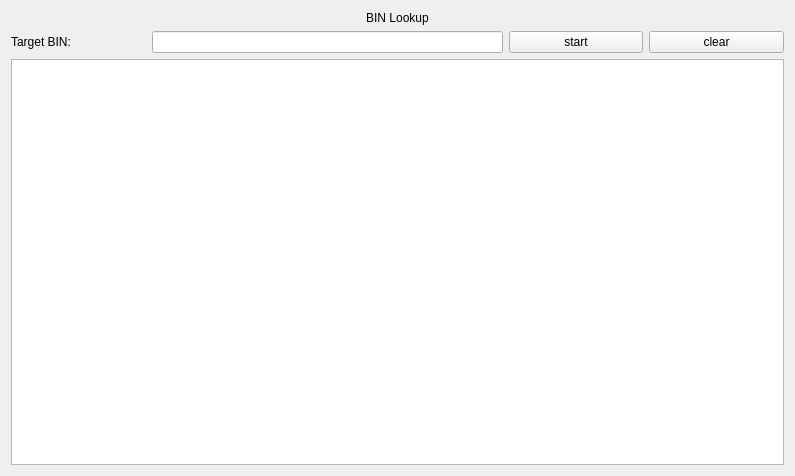
<?xml version="1.0" encoding="UTF-8"?>
<ui version="4.0">
 <class>BIN_LOOKUP_WIDGET</class>
 <widget class="QWidget" name="BIN_LOOKUP_WIDGET">
  <property name="geometry">
   <rect>
    <x>0</x>
    <y>0</y>
    <width>795</width>
    <height>476</height>
   </rect>
  </property>
  <property name="windowTitle">
   <string>Form</string>
  </property>
  <layout class="QGridLayout" name="gridLayout">
   <item row="1" column="2">
    <widget class="QPushButton" name="pushButton_start">
     <property name="text">
      <string>start</string>
     </property>
    </widget>
   </item>
   <item row="1" column="1">
    <widget class="QLineEdit" name="lineEdit_bin_input">
     <property name="maximumSize">
      <size>
       <width>351</width>
       <height>16777215</height>
      </size>
     </property>
    </widget>
   </item>
   <item row="2" column="0" colspan="4">
    <widget class="QTextBrowser" name="textBrowser_logConsole">
     <property name="minimumSize">
      <size>
       <width>0</width>
       <height>301</height>
      </size>
     </property>
    </widget>
   </item>
   <item row="1" column="3">
    <widget class="QPushButton" name="pushButton_clear">
     <property name="text">
      <string>clear</string>
     </property>
    </widget>
   </item>
   <item row="1" column="0">
    <widget class="QLabel" name="label_2">
     <property name="text">
      <string>Target BIN:</string>
     </property>
    </widget>
   </item>
   <item row="0" column="0" colspan="4">
    <widget class="QLabel" name="label">
     <property name="text">
      <string>&lt;html&gt;&lt;head/&gt;&lt;body&gt;&lt;p align=&quot;center&quot;&gt;BIN Lookup&lt;/p&gt;&lt;/body&gt;&lt;/html&gt;</string>
     </property>
    </widget>
   </item>
  </layout>
 </widget>
 <resources/>
 <connections/>
</ui>
